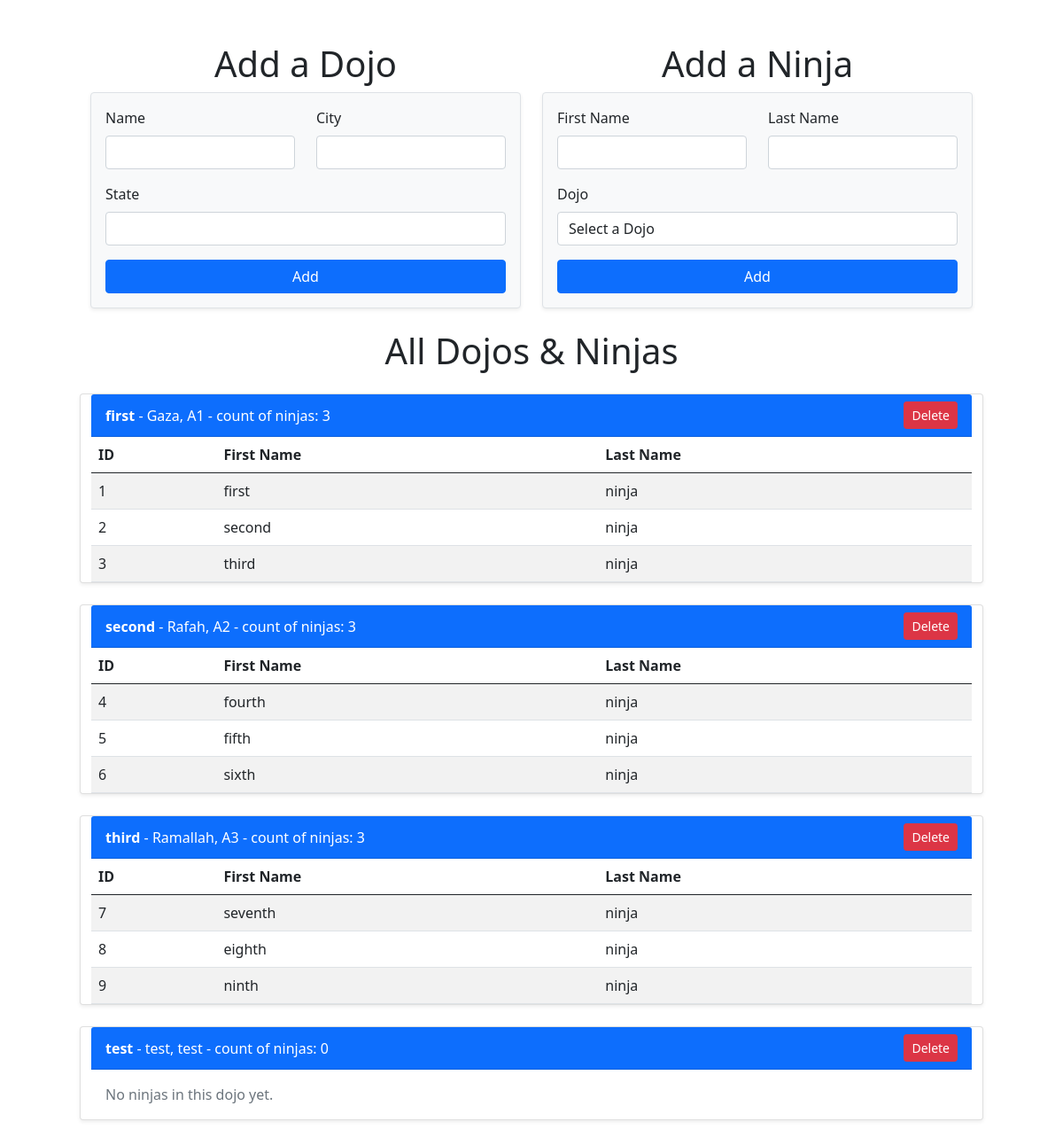
Before: / with the older database file.
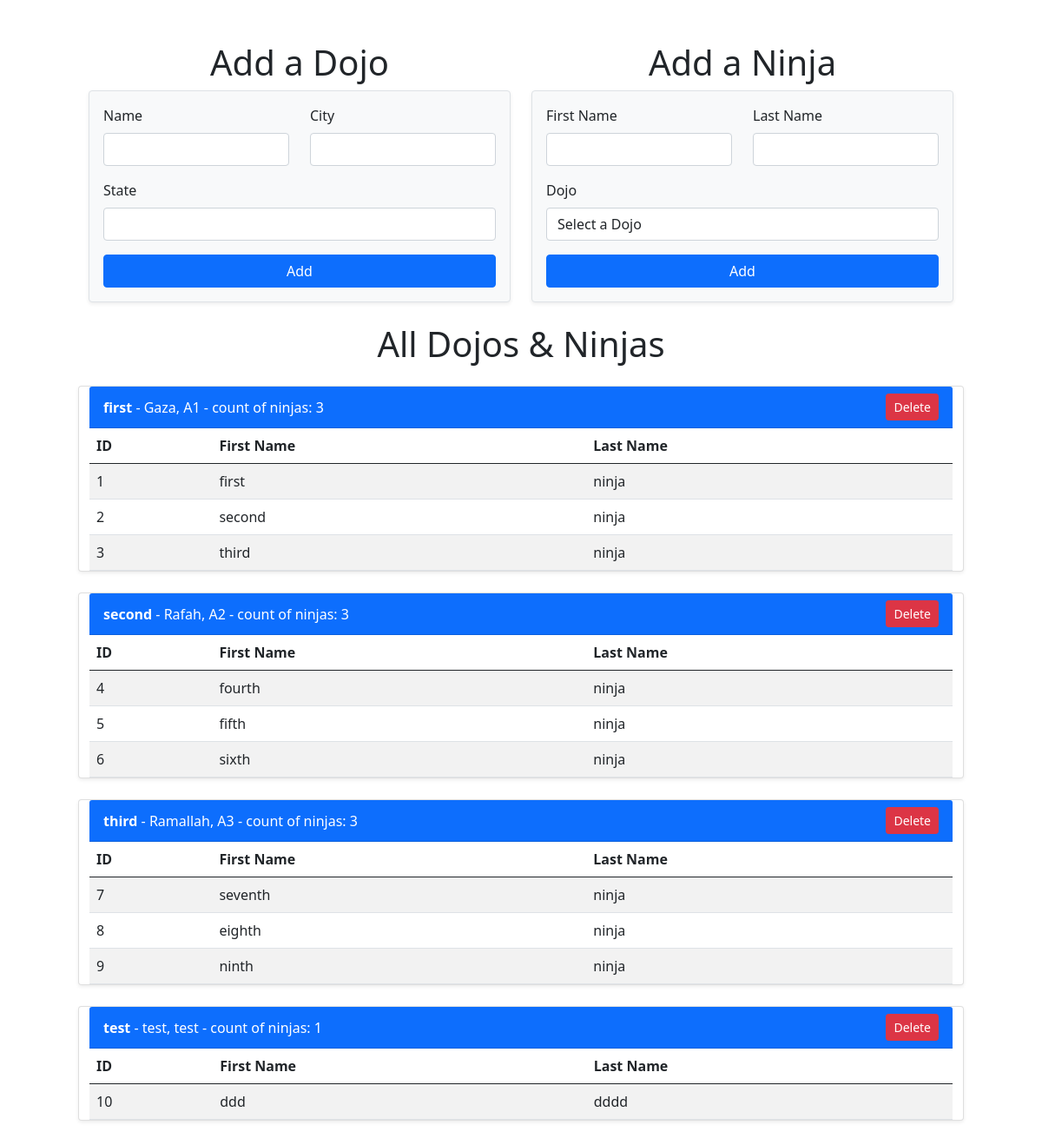
After: the same page with the newer database file.
### shell_dojo_ninjas_app/models.py (models this page shows)
class Dojo(models.Model):
    name = models.CharField(max_length=255)
    city = models.CharField(max_length=255)
    desc = models.CharField(default='test')
    state = models.CharField(max_length=2)
    created_at = models.DateTimeField(auto_now_add=True)
    updated_at = models.DateTimeField(auto_now=True)

class Ninja(models.Model):
    dojo = models.ForeignKey(Dojo, related_name='ninjas', on_delete=models.CASCADE)
    first_name = models.CharField(max_length=255)
    last_name = models.CharField(max_length=255)
    created_at = models.DateTimeField(auto_now_add=True)
    updated_at = models.DateTimeField(auto_now=True)

### shell_dojo_ninjas_app/views.py (the view)
# urls.py: path('', views.index),
def index(request):
    dojos = Dojo.objects.prefetch_related('ninjas').all()
    return render(request, 'index.html', {'dojos': dojos})

### shell_dojo_ninjas_app/templates/index.html (shortened to what this page needs)
<!DOCTYPE html>
<html lang="en">
<head>
    {% load static %}
    <link href="https://cdn.jsdelivr.net/npm/bootstrap@5.0.2/dist/css/bootstrap.min.css" rel="stylesheet"
>
    <link rel="stylesheet" href="{% static 'css/style.css' %}">
</head>
<body>
    <div class="container">
        <div class="row m-5">
            <div class="col-md-6">
                <h1>Add a Dojo</h1>
                <form action="/dojos" method="post" class="p-3 border rounded shadow-sm bg-light">
                    <div class="row mb-3">
                        <div class="col-md-6">
                            <label for="name" class="form-label">Name</label>
                            <input type="text" id="name" name="name" class="form-control" required>
                        </div>
                        <div class="col-md-6">
                            <label for="city" class="form-label">City</label>
                            <input type="text" id="city" name="city" class="form-control" required>
                        </div>
                    </div>
                    <div class="row mb-3">
                        <div class="col-md-12">
                            <label for="state" class="form-label">State</label>
                            <input type="text" id="state" name="state" class="form-control" required>
                        </div>
                    </div>
                    <button type="submit" class="btn btn-primary w-100">
                        Add
                    </button>
                </form>
            </div>
            <div class="col-md-6">
                <h1>Add a Ninja</h1>
                <form action="/ninjas" method="post" class="p-3 border rounded shadow-sm bg-light">
                    <div class="row mb-3">
                        <div class="col-md-6">
                            <label for="first_name" class="form-label">First Name</label>
                            <input type="text" id="first_name" name="first_name" class="form-control" required>
                        </div>
                        <div class="col-md-6">
                            <label for="last_name" class="form-label">Last Name</label>
                            <input type="text" id="last_name" name="last_name" class="form-control" required>
                        </div>
                    </div>
                    <div class="row mb-3">
                        <div class="col-md-12">
                            <label for="dojo" class="form-label">Dojo</label>
                            <select id="dojo" name="dojo" class="form-control" required>
                                <option value="">Select a Dojo</option>
                            </select>
                        </div>
                    </div>
                    <button type="submit" class="btn btn-primary w-100">
                        Add
                    </button>
                </form>
            </div>
            <h1 class="mb-4 mt-4">All Dojos & Ninjas</h1>
            {% for dojo in dojos %}
            <div class="card mb-4 shadow-sm">
                <div class="card-header bg-primary text-white d-flex justify-content-between align-items-center">
                    <span><strong>{{ dojo.name }}</strong> - {{ dojo.city }}, {{ dojo.state }} - count of ninjas: {{ dojo.ninjas.count }}</span>
                    <form action="/dojos/{{ dojo.id }}/delete" method="post" class="m-0">
                        <button type="submit" class="btn btn-sm btn-danger">Delete</button>
                    </form>
                </div>
                <div class="card-body p-0">
                    {% if dojo.ninjas.all %}
                    <table class="table table-striped mb-0">
                        <thead>
                            <tr>
                                <th>ID</th>
                                <th>First Name</th>
                                <th>Last Name</th>
                            </tr>
                        </thead>
                        <tbody>
                            {% for ninja in dojo.ninjas.all %}
                            <tr>
                                <td>{{ ninja.id }}</td>
                                <td>{{ ninja.first_name }}</td>
                                <td>{{ ninja.last_name }}</td>
                            </tr>
                            {% endfor %}
                        </tbody>
                    </table>
                    {% else %}
                    <p class="text-muted p-3 mb-0">No ninjas in this dojo yet.</p>
                    {% endif %}
                </div>
            </div>
            {% endfor %}
        </div>
    </div>
</body>
</html>

### shell_dojo_ninjas_app/static/css/style.css (style rules this page uses)
* { margin: 0; padding: 0; }
h1 { text-align: center; }

Changed rows visible on the page:
computed for Dojo "test": ninjas.count "0" → "1"; text "No ninjas in this dojo yet." → "ID First Name Last Name"
added Ninja: id "10", first_name "ddd", last_name "dddd", shown under Dojo "test"
